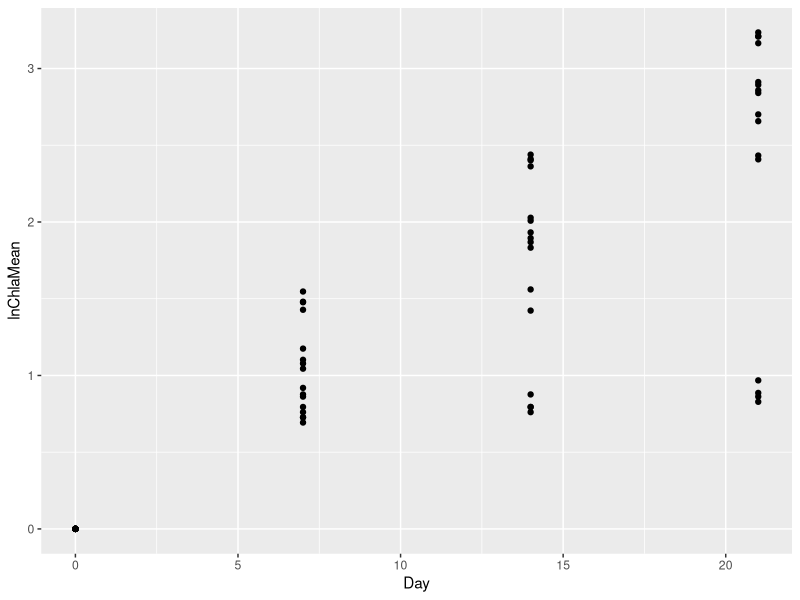
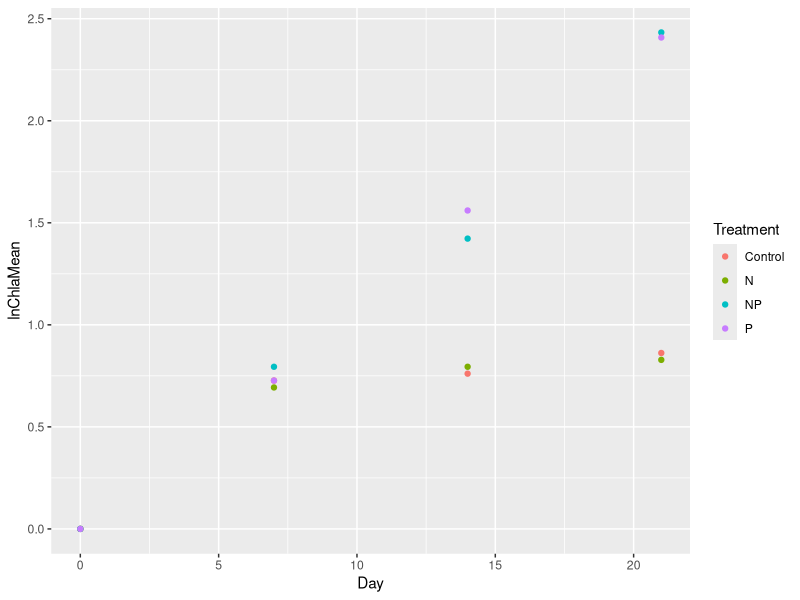
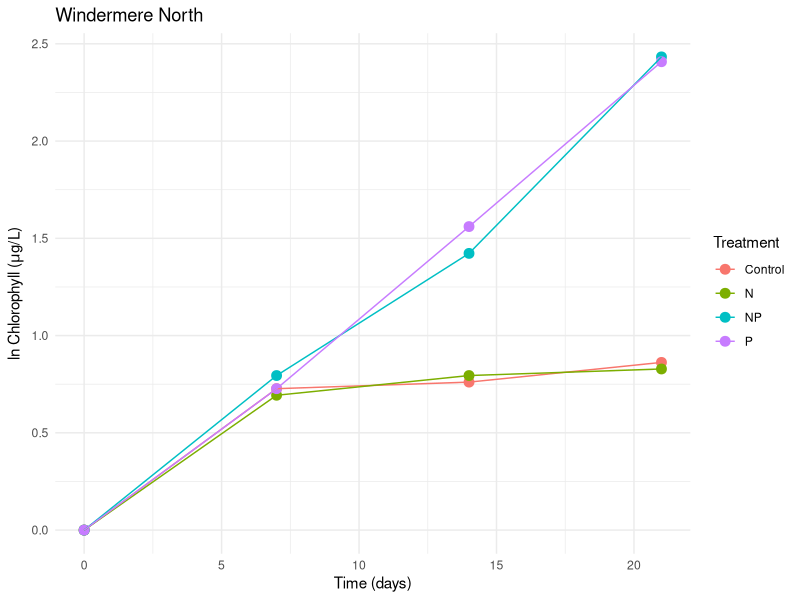
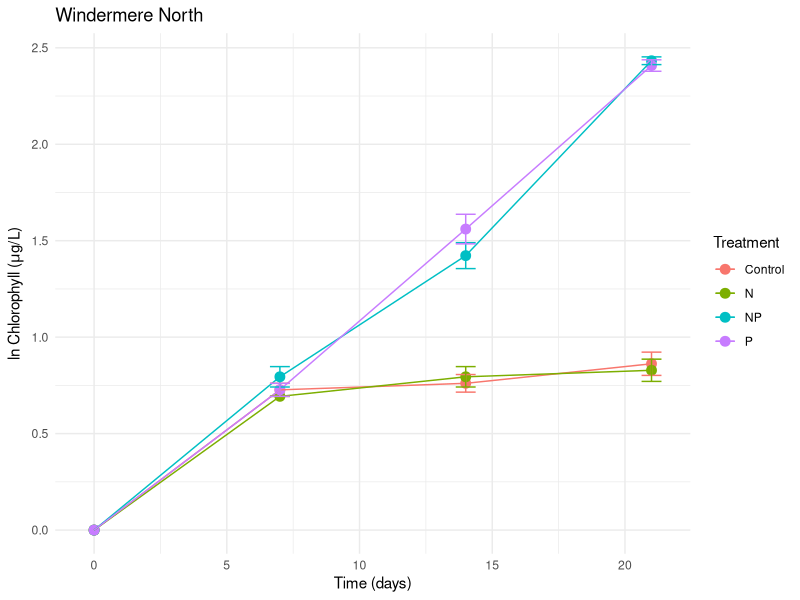
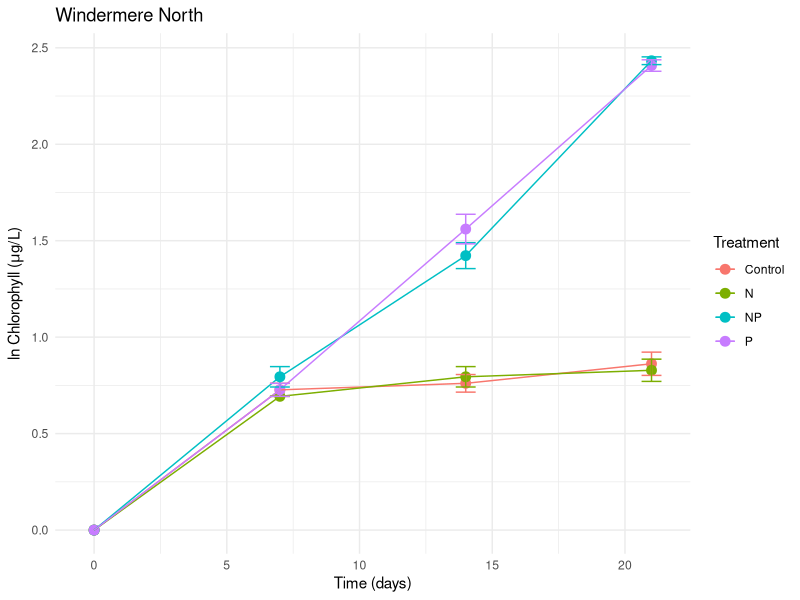

Recreate these plots in R, in order.
## ---- chunk 1

# This command tells R to print the code itself (not just the text and code ouput) when it knits the Rmd document
knitr::opts_chunk$set(echo = TRUE)

# The library() function loads packages
library(tidyverse)

## ---- chunk 2

# Read in the data
AB_data <- read.csv("../Data/AlgalBioassay_data_forR.csv")

# Display the first 6 rows
head(AB_data)

## ---- chunk 3

# Transform the data from wide format into long format
	# The first line saves our output and passes our input data down to the next command
	# The second line transforms the input data based on the three additional arguments
AB_data_long <- AB_data %>% 
	pivot_longer(col = c(Control, N, P, NP), names_to = "Treatment", values_to = "Chla")

# Look at the new data frame and compare it to the old one
head(AB_data_long)

## ---- chunk 4

# Change Lake type from an string to a factor 
AB_data_long$Lake <- as.factor(AB_data_long$Lake)

## ---- chunk 5

# Change Treatment type from an string to a factor 
AB_data_long <- AB_data_long %>% 
	mutate(Treatment = as.factor(Treatment))

## ---- chunk 6

# Use the base R method to create a new variable with units converted from ug/mL to ug/L
AB_data_long$ChlaL <- AB_data_long$Chla*1000

## ---- chunk 7

# Use the tidyverse method to log-transform the data
AB_data_long <- AB_data_long %>% 
	mutate(lnChlaL = log(ChlaL))

## ---- chunk 8

# Use the base R method to replace -Inf values with 0
	# Square brackets allow you to refer to specific cells/rows/columns in general, and which() allows you to select only on those cells that match a certain criteria (in this case, contain infinite values)
AB_data_long$lnChlaL[which(is.infinite(AB_data_long$lnChlaL))] <- 0

# Use the tidyverse method to replace -Inf values with 0
AB_data_long <- AB_data_long %>% 
	mutate(lnChlaL = replace(lnChlaL, is.infinite(lnChlaL), 0))

## ---- chunk 9

# Summarise the data
AB_data_summary <- AB_data_long %>% 
	group_by(Lake, Treatment, Day) %>% 
	summarise(lnChlaMean = mean(lnChlaL), lnChlaSE = sd(lnChlaL)/sqrt(12)) %>% 
	ungroup()

# Print the table of summarised data
AB_data_summary

## ---- chunk 10

fig_basic <- ggplot(data = AB_data_summary, aes(x = Day, y = lnChlaMean)) + # Specify the data, create the ggplot aesthetic with Chlorophyll over time, and store as the variable "fig_basic"
	geom_point() # Add a layer with points
print(fig_basic) # Print the plot

## ---- chunk 11

fig_WindN1 <- AB_data_summary %>% # Specify the data and plot variable name and pipe the data down
	filter(Lake == "Windermere_North") %>% # Filter the data for Windermere North only and pipe it down again
	ggplot(aes(x = Day, y = lnChlaMean, colour = Treatment)) + # Create the aesthetic with treatments plotted as colours
	geom_point()
print(fig_WindN1)

## ---- chunk 12

fig_WindN2 <- AB_data_summary %>%
	filter(Lake == "Windermere_North") %>%
	ggplot(aes(x = Day, y = lnChlaMean, colour = Treatment)) +
	geom_point(size = 3) + # Make the points bigger this time
	geom_line() + # Add a lines layer
	labs(y = expression(paste("ln Chlorophyll (", mu, "g/L)")), x = "Time (days)", title = "Windermere North") + # Change the axis labels and add a title
	theme_minimal() # Change the background colour via the theme
print(fig_WindN2)

## ---- chunk 13

fig_WindN3 <- AB_data_summary %>% 
	filter(Lake == "Windermere_North") %>%
	ggplot(aes(x = Day, y = lnChlaMean, colour = Treatment)) +
	geom_point(size = 3) +
	geom_line() +
	geom_errorbar(aes(ymin = lnChlaMean - lnChlaSE, ymax = lnChlaMean + lnChlaSE), width = 0.75) + # Add the error bars layer
	labs(y = expression(paste("ln Chlorophyll (", mu, "g/L)")), x = "Time (days)", title = "Windermere North") +
	theme_minimal()
print(fig_WindN3)

# Save the final version of the figure in the Figures folder
	# The width and height are given in inches
ggsave("../Figures/Fig_WindN.jpeg", width = 6, height = 4)

## ---- chunk 14

## ---- chunk 15

## ---- chunk 16

## ---- chunk 17

# Save subsets of your data with observations from Day 21 for each lake basin
AB_data_Day21Elter <- subset(x = AB_data_long, Day == 21 & Lake == "Elterwater")
AB_data_Day21Esthw <- subset(x = AB_data_long, Day == 21 & Lake == "Esthwaite")
AB_data_Day21WindN <- subset(x = AB_data_long, Day == 21 & Lake == "Windermere_North")
AB_data_Day21WindS <- subset(x = AB_data_long, Day == 21 & Lake == "Windermere_South")

## ---- chunk 18

# Perform the ANOVA test and save the output for each lake basin
AB_ANOVA_Elter <- aov(formula = lnChlaL ~ Treatment, data = AB_data_Day21Elter)
AB_ANOVA_Esthw <- aov(formula = lnChlaL ~ Treatment, data = AB_data_Day21Esthw)
AB_ANOVA_WindN <- aov(formula = lnChlaL ~ Treatment, data = AB_data_Day21WindN)
AB_ANOVA_WindS <- aov(formula = lnChlaL ~ Treatment, data = AB_data_Day21WindS)

# Examine the output for each lake basin using the summary() function
summary(AB_ANOVA_Elter)
summary(AB_ANOVA_Esthw)
summary(AB_ANOVA_WindN)
summary(AB_ANOVA_WindS)

## ---- chunk 19

# Perform the Tukey Post Hoc test for the lake basins with significant ANOVA results
AB_TPH_WindN <- TukeyHSD(AB_ANOVA_WindN)
AB_TPH_WindS <- TukeyHSD(AB_ANOVA_WindS)

# Examine the output for both lake basins
AB_TPH_WindN
AB_TPH_WindS

